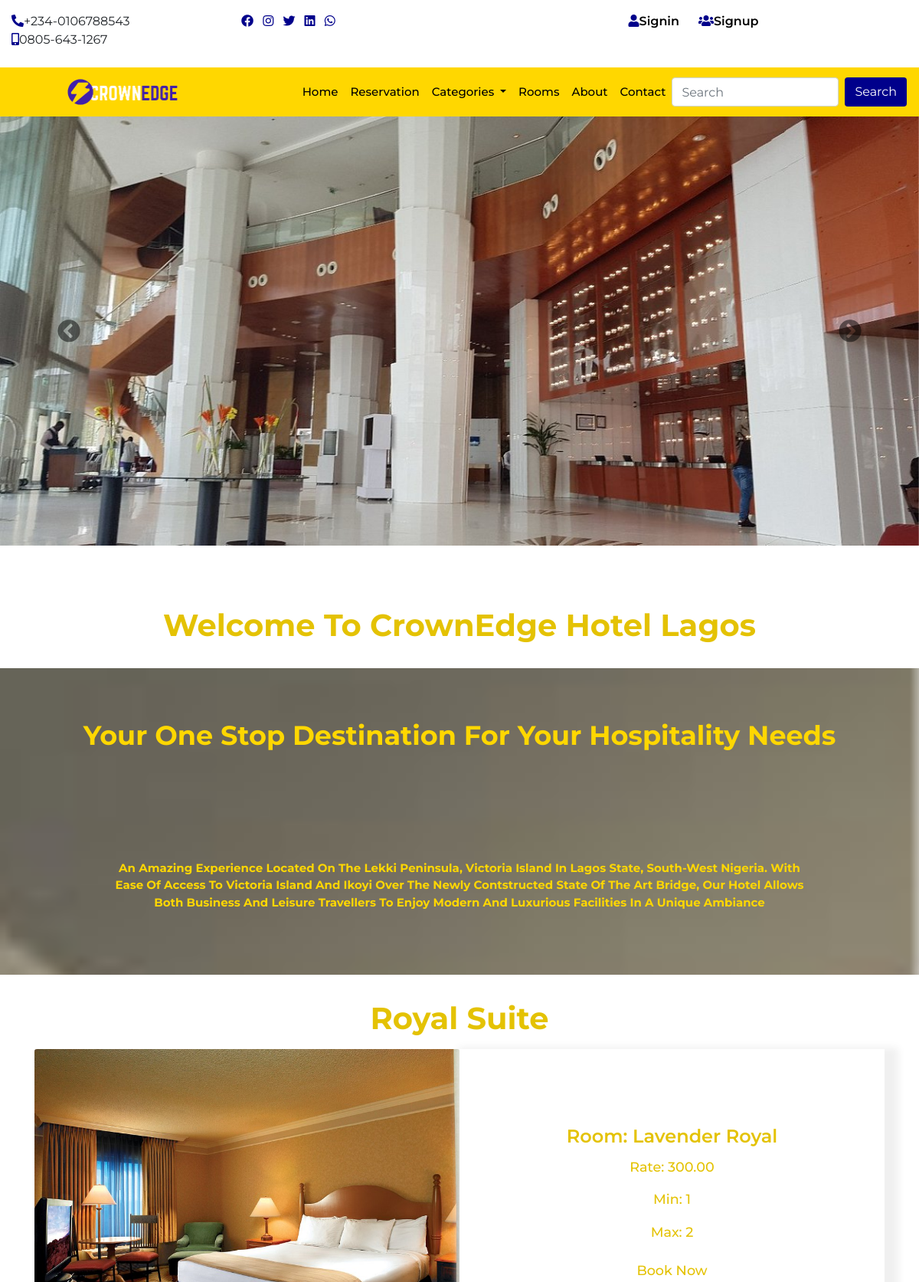
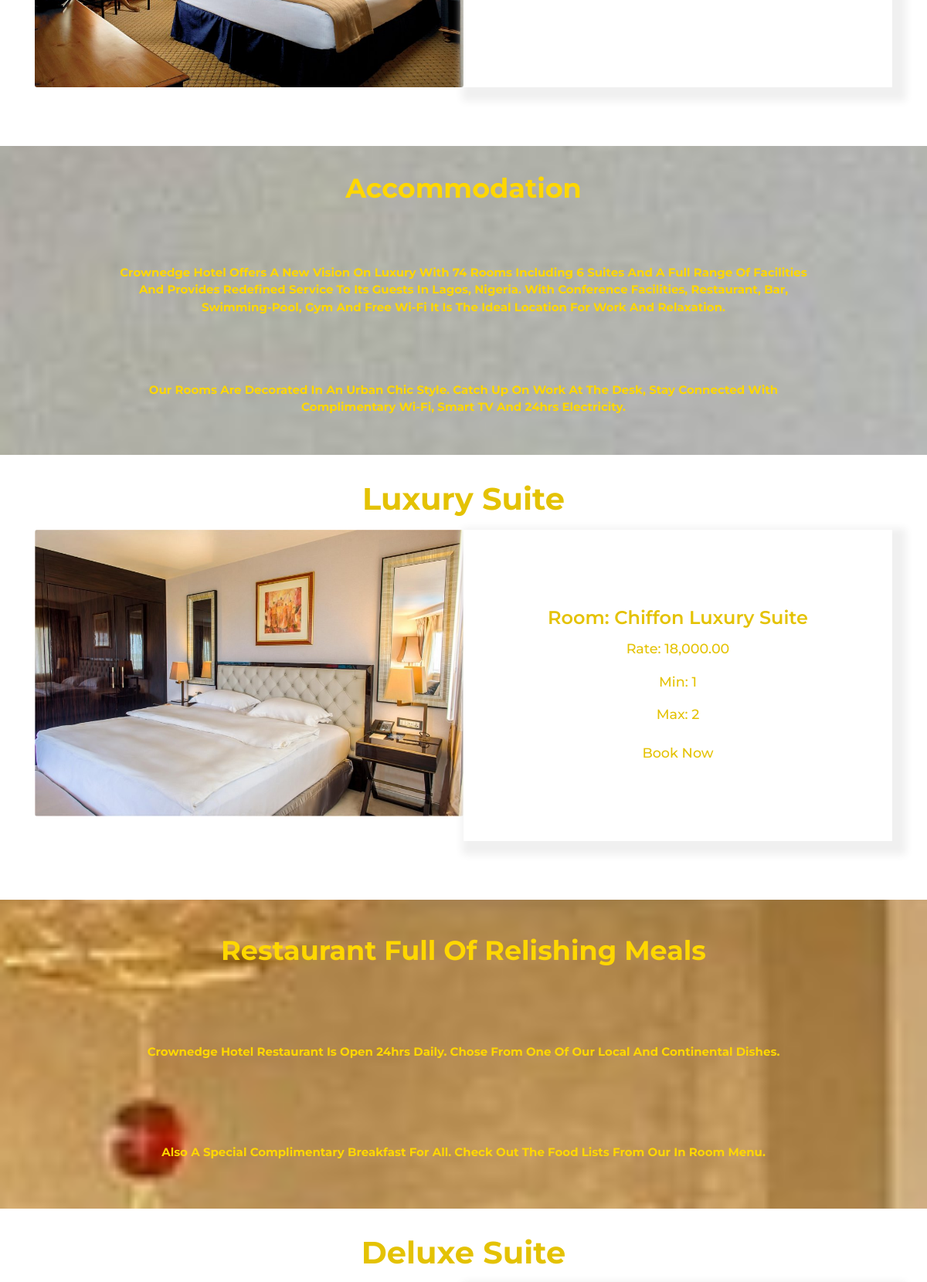
The page / (upper part) on the database its author committed (2 pictures, top to bottom).
### home/models.py (models this page shows, shortened)
class CompanyProfile(models.Model):
    name = models.CharField(max_length=50)
    keyword = models.CharField(max_length=150)
    description = models.CharField(max_length=150)
    logo = models.ImageField(upload_to='logo', blank=True, null=True)
    favicon = models.ImageField(upload_to='logo', blank=True, null=True, default='/favicon-96x96.png')
    carousel = models.ImageField(upload_to='carousel', blank=True, null=True)
    carousel2 = models.ImageField(upload_to='carousel', blank=True, null=True)
    carousel3 = models.ImageField(upload_to='carousel', blank=True, null=True)
    carousel4 = models.ImageField(upload_to='carousel', blank=True, null=True)
    banner = models.ImageField(upload_to='banner', blank=True, null=True)
    mobile = models.CharField(max_length=20)
    mobile2 = models.CharField(max_length=20)
    address = models.CharField(max_length=100)
    email = models.EmailField()
    website = models.URLField()
    about = models.TextField()
    about2 = models.TextField()
    copyright_year = models.CharField(max_length=4)
    class Meta:
        db_table = 'companyprofile'
        managed = True
        verbose_name = 'CompanyProfile'
        verbose_name_plural = 'CompanyProfile'

### room/models.py (models this page shows, shortened)
class Room(models.Model):
    category = models.ForeignKey(Category,on_delete= models.CASCADE)
    tag = models.CharField(max_length=50)
    room_no = models.IntegerField()
    slug = models.SlugField(unique=True)
    room_img = models.ImageField(upload_to='room', blank=True, null=True)
    description = models.TextField()
    rate = models.IntegerField()
    amenity = models.CharField(max_length=100)
    standard_suite = models.BooleanField(default=False)
    luxury_suite = models.BooleanField(default=False)
    deluxe_suite = models.BooleanField(default=False)
    royal_suite = models.BooleanField(default=False)
    min_guest = models.IntegerField()
    max_guest = models.IntegerField()
    available = models.BooleanField(default=True)
    created_at = models.DateTimeField(auto_now_add=True)
    updated_at = models.DateTimeField(auto_now=True)
    class Meta:
        db_table = 'room'
        managed = True
        verbose_name = 'Room'
        verbose_name_plural = 'Room'

class Category(models.Model):
    room_type = models.CharField(max_length=20)
    slug = models.SlugField(unique=True)
    room_pix = models.ImageField(upload_to='category', blank=True, null=True)
    def __str__(self):
        return self.room_type
    class Meta:
        db_table = 'category'
        managed = True
        verbose_name = 'Category'
        verbose_name_plural = 'Categories'

### home/views.py (the view)
# urls.py: 2. Add a URL to urlpatterns:  path('', views.home, name='home')
def home(request):
    standard_suite = Room.objects.filter(standard_suite=True).order_by('-updated_at')[:1]
    luxury_suite = Room.objects.filter(luxury_suite=True).order_by('-updated_at')[:1]
    deluxe_suite = Room.objects.filter(deluxe_suite=True).order_by('-updated_at')[:1]
    royal_suite = Room.objects.filter(royal_suite=True).order_by('-updated_at')[:1]
    context = {
        'standard_suite': standard_suite,
        'luxury_suite': luxury_suite,
        'deluxe_suite': deluxe_suite,
        'royal_suite': royal_suite,
    }
    return render(request, 'index.html', context)

### home/context_processor.py (called while the page is built)
def dropdown(request):
    categories = Category.objects.all()
    context = {
        'categories':categories
    }
    return context

def company(request):
    cprofile = CompanyProfile.objects.get(pk=1)
    context = {
        'cprofile':cprofile
    }
    return context

def cartcount(request):
    count = Booking.objects.filter(user__username = request.user.username, paid=False)
    itemcount = 0
    for item in count:
        itemcount += item.no_days
    context = {
        'itemcount':itemcount
    }
    return context

### home/templatetags/sample_tags.py (called while the page is built)
@register.simple_tag
def intralink(main, link):
    return reverse(main) + '#' + link

### home/templates/index.html (shortened to what this page needs)
{% extends 'base.html' %}
{% load humanize %}
{% block header %} {% include 'header.html' %} {% endblock header %}
{% block carousel %} {% include 'carousel.html' %} {% endblock carousel %}
{% block content %}
<section>
    <div class="text-center">
      <h1 class="title pb-3">Welcome to CrownEdge Hotel Lagos</h1>
      <div class="content">
          <h4>Your One Stop Destination for Your Hospitality Needs</h4>
          <p style="color: gold;">An amazing experience located on the Lekki Peninsula, Victoria Island in Lagos state, south-west Nigeria.
            With ease of access to Victoria Island and Ikoyi over the newly contstructed state of
            the art bridge, our hotel allows both business and leisure travellers to enjoy
            modern and luxurious facilities in a unique ambiance</p>
      </div>
    </div>
    <div class="text-center">
      <div class="container">
       {% if standard_suite %}
         {% for item in standard_suite %}
          <h1 class="title">{{item.category|title}}</h1>
          <div class="card mb-3 border-0">
            <div class="row no-gutters">
              <div class="col-md-6">
                <img src="{{item.room_img.url}}" class="card-img">
              </div>
              <div class="col-md-6 dtitle">
                <div class="card-body ctitle">
                  <h3 class="card-title">Room: {{item.tag|title}}</h3>
                  <p class="card-text">Rate: {{item.rate|floatformat:2|intcomma}}</p>
                  <p class="card-text">Min: {{item.min_guest}}</p>
                  <p class="card-text mb-4">Max: {{item.max_guest}}</p>
                  <a href="{% url 'rooms' %}" class="">book now</a>
                </div>
              </div>
            </div>
          </div>
         {% endfor %}
       {% endif %}
      </div>
    </div>
    <div class="content-box">
      <div class="content1">
        <h4>Accommodation</h4>
        <p>Crownedge Hotel offers a new vision on luxury with 74 rooms including 6 suites and a full range of facilities and provides redefined service to its guests in Lagos, Nigeria. With conference facilities,
          restaurant, bar, swimming-pool, gym and free Wi-Fi it is the ideal location for work and relaxation.</p>
          <p>Our rooms are decorated in an urban chic style. Catch up on work at the desk, stay connected with complimentary Wi-Fi, Smart TV and 24hrs electricity.</p>
      </div>
    </div>
    <div class="text-center">
      <div class="container">
        {% if luxury_suite %}
        {% for item in luxury_suite %}
         <h1 class="title">{{item.category|title}}</h1>
         <div class="card mb-3 border-0">
           <div class="row no-gutters">
             <div class="col-md-6">
               <img src="{{item.room_img.url}}" class="card-img">
             </div>
             <div class="col-md-6 dtitle">
               <div class="card-body ctitle">
                 <h3 class="card-title">Room: {{item.tag|title}}</h3>
                 <p class="card-text">Rate: {{item.rate|floatformat:2|intcomma}}</p>
                 <p class="card-text">Min: {{item.min_guest}}</p>
                 <p class="card-text mb-4">Max: {{item.max_guest}}</p>
                 <a href="{% url 'rooms' %}" class="">book now</a>
               </div>
             </div>
           </div>
         </div>
        {% endfor %}
      {% endif %}
      </div>
    </div>
    <div class="content-box">
      <div class="content2">
        <h4>restaurant full of relishing meals</h4>
        <p>Crownedge Hotel restaurant is Open 24hrs daily. Chose from one of our local and continental dishes.</p>
        <p>Also a special complimentary breakfast for all. Check out the food lists from our in room menu.</p>
      </div>
    </div>
    <div class="text-center">
      <div class="container">
        {% if deluxe_suite %}
          {% for item in deluxe_suite %}
          <h1 class="title">{{item.category|title}}</h1>
        {% endfor %}
      {% endif %}
      </div>
    </div>
</section>
{% endblock content %}

### home/templates/header.html (shortened to what this page needs)
{% load sample_tags %}
<div class="container-fluid">
    <div class="row">
      <div class="col-12 col-sm-6 col-md-2 col-lg-3 mt-3 mb-2 hide">
        <ul class="list-inline">
          <li class="list-inline-item"><a href=""><i class="fas fa-phone-alt"></i></a><span>+234-0106788543</span></li>
          <li class="list-inline-item"><a href=""><i class="fas fa-mobile-alt"></i></a><span>0805-643-1267</span></li>
        </ul>
      </div>
      <div class="col-12 col-sm-6 col-md-2 col-lg-3 mt-3 mb-2 hide">
        <ul class="list-inline">
          <li class="list-inline-item"><a href=""><i class="fab fa-facebook"></i></a></li>
          <li class="list-inline-item"><a href=""><i class="fab fa-instagram"></i></a></li>
          <li class="list-inline-item"><a href=""><i class="fab fa-twitter"></i></a></li>
          <li class="list-inline-item"><a href=""><i class="fab fa-linkedin"></i></a></li>
          <li class="list-inline-item"><a href=""><i class="fab fa-whatsapp"></i></a></li>
        </ul>
      </div>
      <div class="col-12 col-sm-12 col-md-8 col-lg-6 mt-3 mb-2 auth">
        <ul class="">
          {% if user.is_authenticated %}
            <li class=""><a href="{% url 'profile' %}" class="welcome">welcome,
              <span>
                {% if user.first_name %}
                  {{request.user.first_name}}
                {% else %}
                  {{request.user.username}}
                {% endif %}
              </span></i></a></li>
            <li class=""><a href="" class="welimg"><img src="{{profile.pix.url}}"></a></li>
            <li class=""><a href="{% url 'profile' %}" class="user-btn"><span>profile</span></a></li>
            <li class=""><a href="{% url 'signout' %}" class="user-btn"><span>signout</span></a></li>
            <li class="">
              <a href="{% url 'booked' %}" class="user-btn">
                {% if itemcount > 0 %}
                  <span class="badge badge-pill badge-info">
                    <i class="fas fa-bed"></i>
                    <span class="badge badge-pill badge-warning">{{itemcount}}</span>
                  </span>
                {% else %}
                  <i class="fas fa-bed"></i>
                {% endif %}
              </a>
            </li>
          {% else %}
            <li class=""><a href="{% url 'signin' %}" class="user-btn"><i class="fas fa-user"></i><span>signin</span></a></li>
            <li class=""><a href="{% url 'signup' %}" class="user-btn"><i class="fas fa-users"></i><span>signup</span></a></li>
          {% endif %}
        </ul>
      </div>
    </div>
  </div>
      <nav class="navbar navbar-expand-lg navbar-light sticky-top">
        <a class="navbar-brand" href="{% url 'home' %}"><img src="{{cprofile.logo.url}}" alt=""></a>
        <div class="collapse navbar-collapse" id="navbarSupportedContent">
          <ul class="navbar-nav ml-auto">
            <li class="nav-item active">
              <a class="nav-link" href="{% url 'home' %}">home <span class="sr-only">(current)</span></a>
            </li>
            <li class="nav-item">
              <a class="nav-link" href="">reservation</a>
            </li>
            <li class="nav-item dropdown">
              <a class="nav-link dropdown-toggle" href="#" id="navbarDropdown" role="button" data-toggle="dropdown" aria-haspopup="true" aria-expanded="false">
                categories
              </a>
            </li>
            <li class="nav-item">
              <a class="nav-link" href="{% url 'rooms' %}">rooms</a>
            </li>
            <li class="nav-item">
              <a class="nav-link" href="{% intralink 'home' 'about' %}">about</a>
            </li>
            <li class="nav-item">
              <a class="nav-link" href="{% intralink 'home' 'contact' %}">contact</a>
            </li>
          </ul>
          <form class="form-inline my-2 my-lg-0" action="{% url 'search' %}" method="POST">
            <input class="form-control mr-sm-2" name="search" type="search" placeholder="Search" aria-label="Search">
            <button class="btn form-btn" type="submit">Search</button>
          </form>
        </div>
      </nav>

### home/templates/carousel.html (shortened to what this page needs)
<div id="carouselExampleControls" class="carousel slide" data-ride="carousel">
    <div class="carousel-inner">
      <div class="carousel-item active">
        <a href=""><img src="{{cprofile.carousel.url}}" class="d-block w-100" style="height: 70vh;"  alt="..."></a>
      </div>
    </div>
    <a class="carousel-control-prev" href="#carouselExampleControls" role="button" data-slide="prev">
      <i class="fas fa-chevron-circle-left"></i>
    </a>
    <a class="carousel-control-next" href="#carouselExampleControls" role="button" data-slide="next">
      <i class="fas fa-chevron-circle-right"></i>
    </a>
  </div>

### home/static/css/style.css (style rules this page uses)
* { margin: 0px; padding: 0px; box-sizing: border-box; }
body { font-family: 'Montserrat', sans-serif; }
html { scroll-behavior: smooth; }
.hide a { color: darkblue; }
.user-btn { color: darkblue; font-weight: 400; padding-left: 1rem; padding-right: .3rem; }
.user-btn span { color: black; font-weight: 600; text-transform: capitalize; }
.auth { display: flex; justify-content: space-around; }
.auth li { display: inline; }
h1 { color: gold; }
.navbar { background: gold; }
#navbarSupportedContent a { color: black; text-transform: capitalize; font-size: 15px; font-weight: 500; }
.navbar img { width: 50%; margin-left: 20%; }
.navbar-nav { margin-left: 50%; }
.form-btn { color:white; background: darkblue; }
.carousel-control-prev i { font-size: 30px; color: black; }
.carousel-control-next i { font-size: 30px; color: black; }
.container h1 { text-align: center; margin-top: 3%; }
.dtitle { box-shadow: 8px 8px 10px 10px #f0f0f0; }
.ctitle { margin-top: 5rem; margin-bottom: 5rem; }
.ctitle h3 { font-size: 1.5em; font-weight: 600; color: rgb(228, 194, 3); outline: pink; }
.ctitle p { font-size: 1.1em; font-weight: 500; color: rgb(228, 194, 3); max-width: 800px; }
.ctitle a { font-size: 1.1em; font-weight: 500; color: rgb(228, 194, 3); max-width: 800px; text-transform: capitalize; }
.content-box { padding-top: 5%; }
.content { background: url(../img/content.jpg); height: 50vh; background-position: center; background-repeat: no-repeat; background-size: cover; width: 100%; background-attachment: fixed; display: grid; justify-items: center; align-items: center; text-transform: capitalize; }
.content1 { background: url(../img/content1.jpg); height: 50vh; background-position: center; background-repeat: no-repeat; background-size: cover; width: 100%; background-attachment: fixed; display: grid; justify-items: center; align-items: center; text-transform: capitalize; }
.content2 { background: url(../img/content2.jpg); height: 50vh; background-position: center; background-repeat: no-repeat; background-size: cover; width: 100%; background-attachment: fixed; display: grid; justify-items: center; align-items: center; text-transform: capitalize; }
.content p, .content1 p, .content2 p, .content3 p, .content4 p { max-width: 900px; font-size: 15px; font-weight: bolder; color: gold; text-shadow: gold; text-align: center; }
.content h4, .content1 h4, .content2 h4, .content3 h4, .content4 h4 { font-size: 35px; font-weight: 700; color: gold; text-align: center; }
.title { text-transform: capitalize; text-align: center; margin-top: 5rem; margin-bottom: 1rem; color: rgb(228, 194, 3); font-weight: 700; }

### rows shown on the page
CompanyProfile: logo (picture), carousel (picture)
Room: category "Royal Suite", room_img (picture), tag "Lavender Royal", rate "300.00", min_guest "1", max_guest "2"
Room: category "Luxury Suite", room_img (picture), tag "Chiffon Luxury Suite", rate "18,000.00", min_guest "1", max_guest "2"
Room: category "Deluxe Suite"
